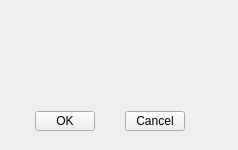
<?xml version="1.0" encoding="UTF-8"?>
<ui version="4.0">
 <class>widgetMessageBox</class>
 <widget class="QWidget" name="widgetMessageBox">
  <property name="geometry">
   <rect>
    <x>0</x>
    <y>0</y>
    <width>238</width>
    <height>150</height>
   </rect>
  </property>
  <property name="minimumSize">
   <size>
    <width>238</width>
    <height>150</height>
   </size>
  </property>
  <property name="maximumSize">
   <size>
    <width>238</width>
    <height>150</height>
   </size>
  </property>
  <property name="windowTitle">
   <string>Form</string>
  </property>
  <property name="styleSheet">
   <string notr="true">QWidget#widgetMessageBox
{
	border-image:url(Skin/msgboxback.png);
}
QPushButton{ 
border-image:url(Skin/SmallChangeableButton_1.png);
}
QPushButton:pressed{ 
border-image:url(Skin/SmallChangeableButton_3.png);
}
QPushButton:hover{
border-image:url(Skin/SmallChangeableButton_3.png);
}</string>
  </property>
  <widget class="QWidget" name="widgetTitle" native="true">
   <property name="geometry">
    <rect>
     <x>0</x>
     <y>0</y>
     <width>250</width>
     <height>22</height>
    </rect>
   </property>
   <property name="sizePolicy">
    <sizepolicy hsizetype="Preferred" vsizetype="Fixed">
     <horstretch>0</horstretch>
     <verstretch>0</verstretch>
    </sizepolicy>
   </property>
   <property name="minimumSize">
    <size>
     <width>0</width>
     <height>22</height>
    </size>
   </property>
   <property name="maximumSize">
    <size>
     <width>16777215</width>
     <height>22</height>
    </size>
   </property>
   <property name="styleSheet">
    <string notr="true"/>
   </property>
  </widget>
  <widget class="QLabel" name="labelMessage">
   <property name="geometry">
    <rect>
     <x>24</x>
     <y>44</y>
     <width>191</width>
     <height>61</height>
    </rect>
   </property>
   <property name="sizePolicy">
    <sizepolicy hsizetype="Expanding" vsizetype="Expanding">
     <horstretch>0</horstretch>
     <verstretch>0</verstretch>
    </sizepolicy>
   </property>
   <property name="minimumSize">
    <size>
     <width>0</width>
     <height>22</height>
    </size>
   </property>
   <property name="maximumSize">
    <size>
     <width>250</width>
     <height>16777215</height>
    </size>
   </property>
   <property name="font">
    <font>
     <pointsize>11</pointsize>
    </font>
   </property>
   <property name="styleSheet">
    <string notr="true">QLabel
{
	border:none;
	background-color: Transparent;
}</string>
   </property>
   <property name="text">
    <string/>
   </property>
   <property name="alignment">
    <set>Qt::AlignCenter</set>
   </property>
   <property name="wordWrap">
    <bool>true</bool>
   </property>
  </widget>
  <widget class="QLabel" name="label">
   <property name="geometry">
    <rect>
     <x>6</x>
     <y>26</y>
     <width>26</width>
     <height>26</height>
    </rect>
   </property>
   <property name="styleSheet">
    <string notr="true">QLabel
{ 
    border-image:url(Skin/msgboxquestionimage.png);
}</string>
   </property>
   <property name="text">
    <string/>
   </property>
  </widget>
  <widget class="QWidget" name="layoutWidget">
   <property name="geometry">
    <rect>
     <x>0</x>
     <y>110</y>
     <width>220</width>
     <height>22</height>
    </rect>
   </property>
   <layout class="QHBoxLayout" name="horizontalLayout">
    <property name="spacing">
     <number>30</number>
    </property>
    <item>
     <spacer name="horizontalSpacer_2">
      <property name="orientation">
       <enum>Qt::Horizontal</enum>
      </property>
      <property name="sizeHint" stdset="0">
       <size>
        <width>40</width>
        <height>20</height>
       </size>
      </property>
     </spacer>
    </item>
    <item>
     <widget class="QPushButton" name="pushButtonOK">
      <property name="sizePolicy">
       <sizepolicy hsizetype="Fixed" vsizetype="Fixed">
        <horstretch>0</horstretch>
        <verstretch>0</verstretch>
       </sizepolicy>
      </property>
      <property name="minimumSize">
       <size>
        <width>60</width>
        <height>20</height>
       </size>
      </property>
      <property name="maximumSize">
       <size>
        <width>60</width>
        <height>20</height>
       </size>
      </property>
      <property name="cursor">
       <cursorShape>PointingHandCursor</cursorShape>
      </property>
      <property name="styleSheet">
       <string notr="true"/>
      </property>
      <property name="text">
       <string>OK</string>
      </property>
     </widget>
    </item>
    <item>
     <widget class="QPushButton" name="pushButtonCancel">
      <property name="sizePolicy">
       <sizepolicy hsizetype="Fixed" vsizetype="Fixed">
        <horstretch>0</horstretch>
        <verstretch>0</verstretch>
       </sizepolicy>
      </property>
      <property name="minimumSize">
       <size>
        <width>60</width>
        <height>20</height>
       </size>
      </property>
      <property name="maximumSize">
       <size>
        <width>60</width>
        <height>20</height>
       </size>
      </property>
      <property name="cursor">
       <cursorShape>PointingHandCursor</cursorShape>
      </property>
      <property name="focusPolicy">
       <enum>Qt::NoFocus</enum>
      </property>
      <property name="styleSheet">
       <string notr="true"/>
      </property>
      <property name="text">
       <string>Cancel</string>
      </property>
     </widget>
    </item>
    <item>
     <spacer name="horizontalSpacer">
      <property name="orientation">
       <enum>Qt::Horizontal</enum>
      </property>
      <property name="sizeHint" stdset="0">
       <size>
        <width>40</width>
        <height>20</height>
       </size>
      </property>
     </spacer>
    </item>
   </layout>
  </widget>
 </widget>
 <resources/>
 <connections/>
</ui>
